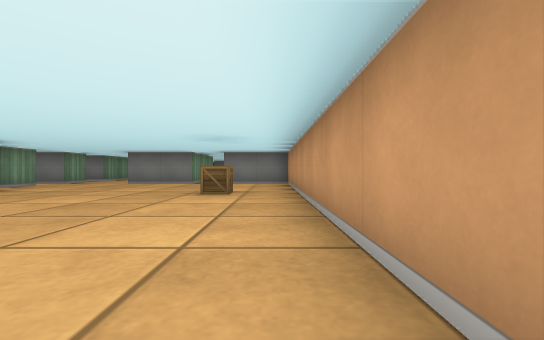
View 1 (above)

21 first-person views from a walk through a cub3D level. The camera is about half as high as the walls, looks level and sees 90° across. The floor is counted in squares. Each view is taken from the middle of a square. On the plan, view 1 faces up. The plan holds only what a view shows up to about 9 squares ahead; the rest is blank.

View 2
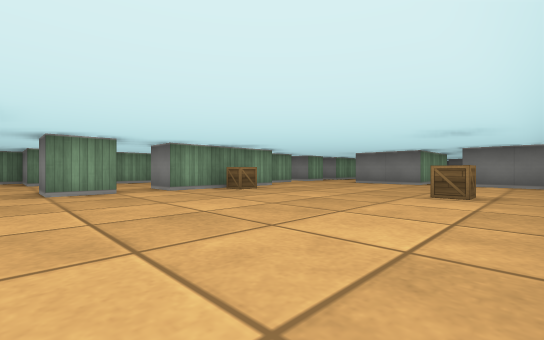

View 3
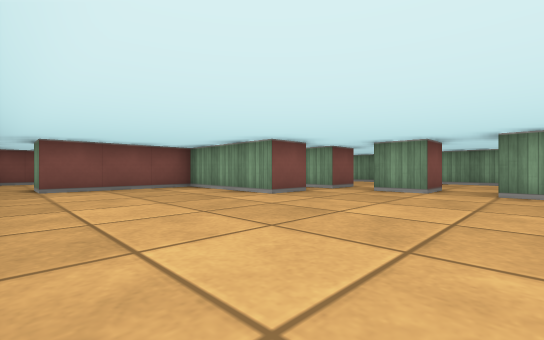

View 4
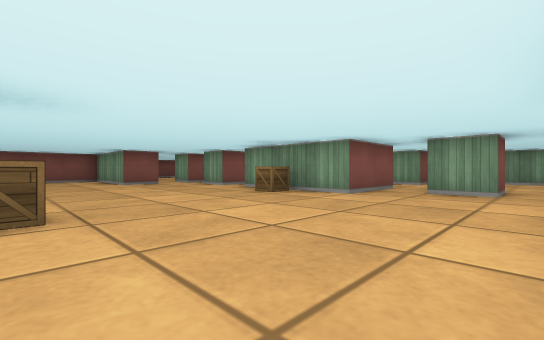

View 5
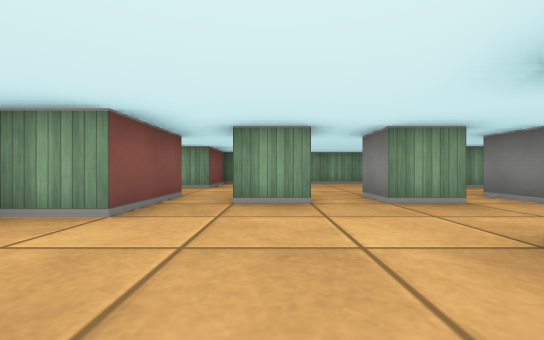

View 6
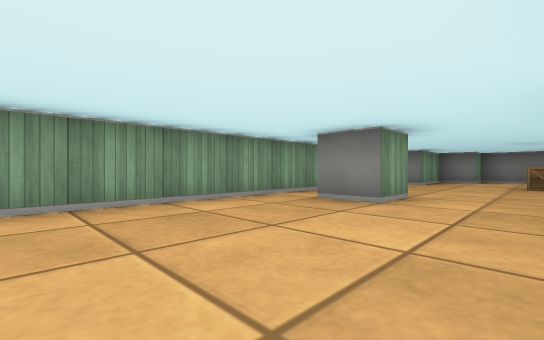

View 7
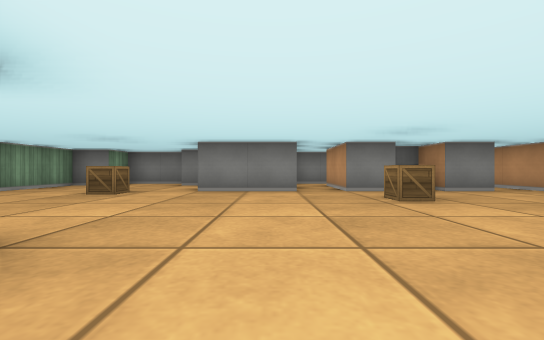

View 8
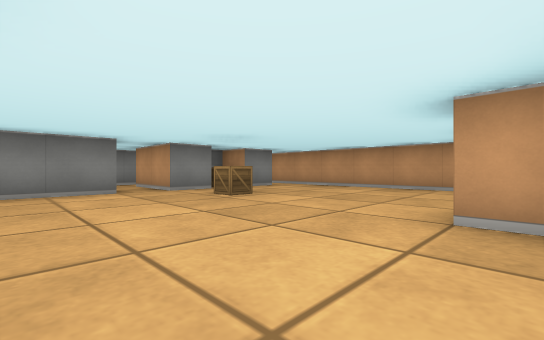

View 9
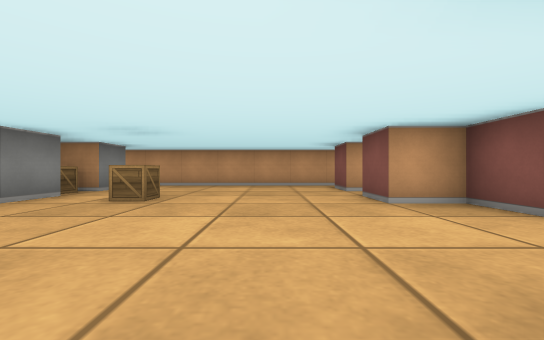

View 10
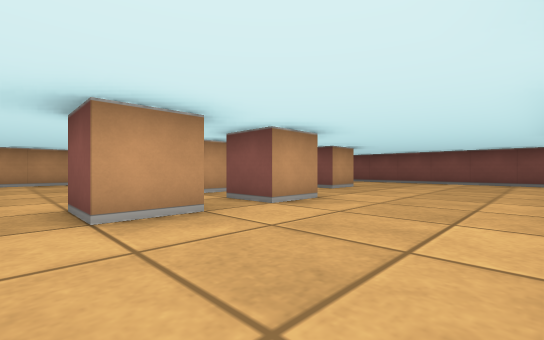

View 11
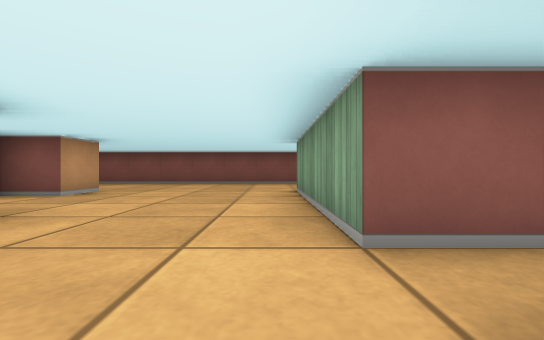

View 12
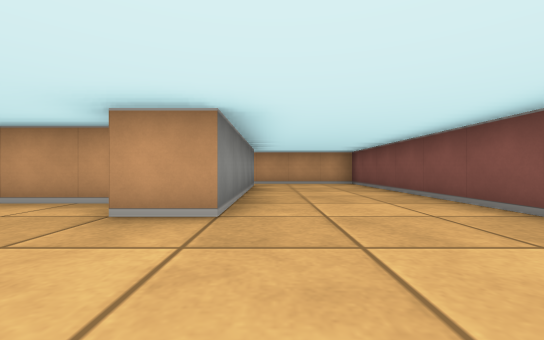

View 13
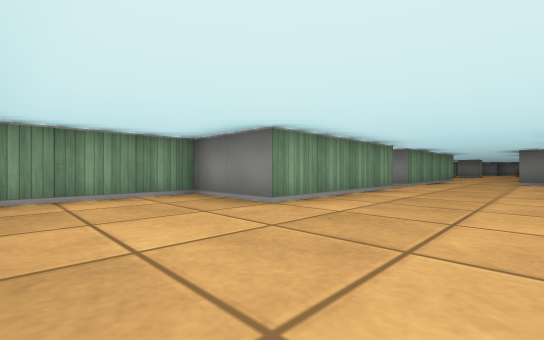

View 14
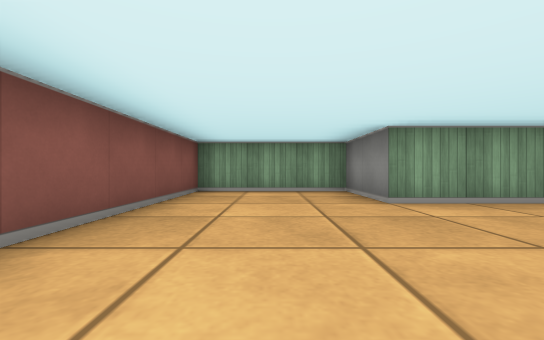

View 15
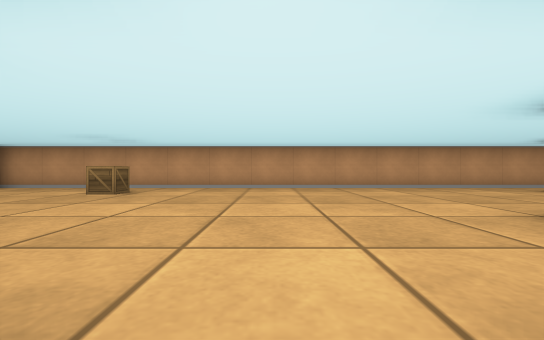

View 16
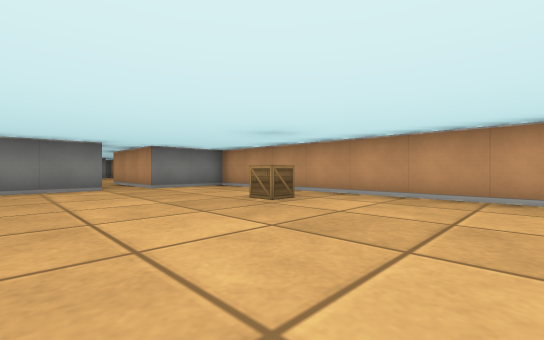

View 17
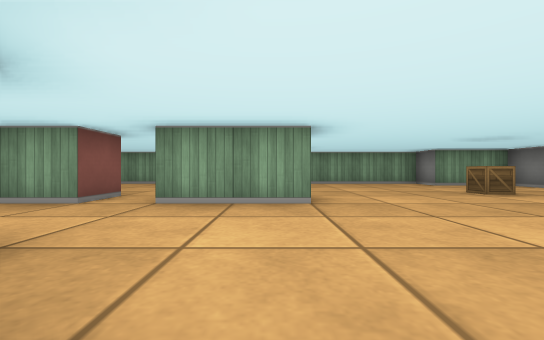

View 18
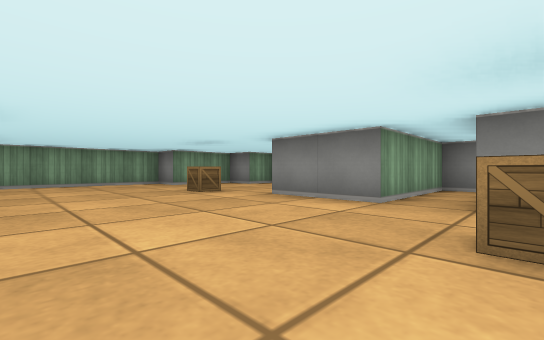

View 19
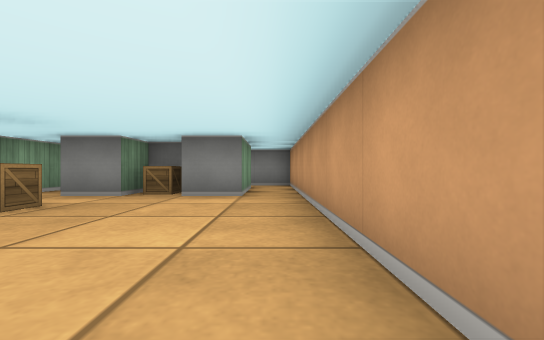

View 20
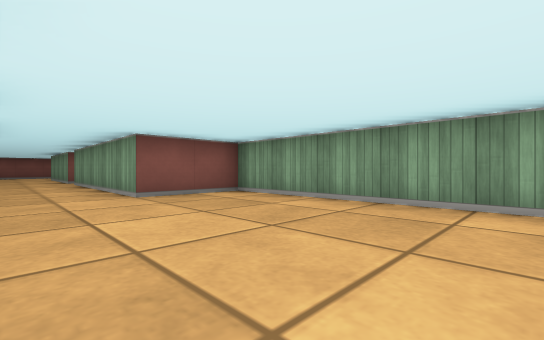

View 21
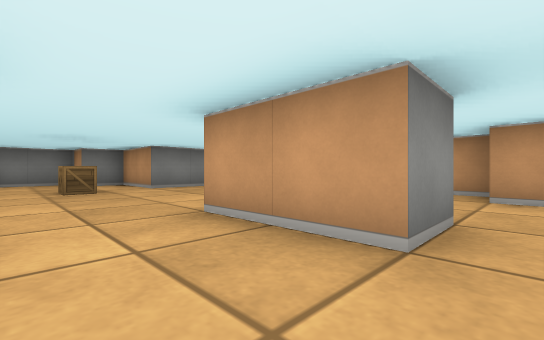

### Floor plan
Points are (right, up) in squares from view 1. A wall is a line through its corners. A room is listed if a view was taken in it or the views show most of it. See-through windows are left out.
Room 1 (views 1, 2, 3, 4, 5, 6, 7, 8, 9, 10, 11, 12, 13, 14, 15, 16, 17, 18, 19, 20, 21)
walls: (-7, 3.5) (-7.5, 3.5); (-7.5, 5.5) (-5.5, 5.5) (-5.5, 2.5) (-6.5, 2.5); (-7.4, 7.5) (-6.5, 7.5) (-6.5, 6.5); (-5.5, 1.5) (-5.5, 0.5) (-6.5, 0.5) (-6.5, 1.5) (-5.5, 1.5); (-4.5, 10) (-4.5, 10.5) (-3.5, 10.5) (-3.5, 11.5) (-2.5, 11.5); (-7.5, 9.5) (-6.5, 9.5) (-6.5, 8.5) (-7.5, 8.5); (-2.5, 10.1) (-2.5, 8.5) (-4.5, 8.5); (-6.5, -1.5) (-6.5, -0.5) (-5.5, -0.5) (-5.5, -1.4); (-6.5, 12.5) (-6.5, 10.5) (-7.5, 10.5) (-7.5, 12.5); (-10.5, -0.5) (-9.5, -0.5) (-9.5, -4.5) (-11.5, -4.5) (-11.5, -7.5) (0.5, -7.5) (0.5, 8.5) (-1.5, 8.5) (-1.5, 11.5) (-0.5, 11.5); (-4.5, -3) (-4.5, -0.5) (-3.5, -0.5) (-3.5, -3.5) (-0.5, -3.5) (-0.5, -4.5); (0.5, 11.2) (0.5, 16.6); (-9.5, 12.5) (-9.5, 11.5) (-10.5, 11.5); (-0.8, -4.5) (-5.5, -4.5) (-5.5, -3.5) (-4.5, -3.5); (-4.5, 16.5) (-6.5, 16.5) (-6.5, 18.5) (-7.5, 18.5) (-7.5, 19.5) (-9.5, 19.5) (-9.5, 18.5) (-10.5, 18.5) (-10.5, 16.5) (-11.5, 16.5) (-11.5, 5.5) (-9.5, 5.5) (-9.5, 0.5) (-11.5, 0.5) (-11.5, 0); (-0.5, 16.5) (-1.5, 16.5) (-1.5, 17.5) (-2.5, 17.5) (-2.5, 16.5) (-3.5, 16.5)
ways out: opening at (-4, 17.5) to room 2; opening at (0, 17.5) to room 2
objects: crate (-8, 16); crate (-5, 4); crate (-3, 15); crate (-2, 17); crate (-1, 5)
Room 2 (no view inside)
walls: (-3.1, 19.5) (-4.5, 19.5) (-4.5, 16.5); (-0.5, 18.2) (-0.5, 16.5); (-3.5, 16.5) (-3.5, 18.5); (0.5, 16.6) (0.5, 19.5) (-0.6, 19.5)
ways out: opening at (-4, 17.5) to room 1; opening at (0, 17.5) to room 1

Where each view was taken, in squares from view 1:
view 1: 0 up, 0 right, facing up
view 2: 0 up, 0 right, facing up-left
view 3: 3 up, 0 right, facing down-left
view 4: 8 up, 1 left, facing down-left
view 5: 7 up, 3 left, facing left
view 6: 8 up, 8 left, facing up-left
view 7: 11 up, 5 left, facing up
view 8: 11 up, 6 left, facing up-right
view 9: 13 up, 7 left, facing right
view 10: 2 up, 9 left, facing down-right
view 11: 1 up, 9 left, facing down
view 12: 5 down, 8 left, facing right
view 13: 7 down, 7 left, facing up-left
view 14: 6 down, 6 left, facing left
view 15: 2 up, 6 left, facing right
view 16: 2 up, 4 left, facing up-right
view 17: 12 up, 3 left, facing left
view 18: 13 up, 3 left, facing up-left
view 19: 12 up, 0 right, facing up
view 20: 10 up, 8 left, facing down-left
view 21: 10 up, 9 left, facing up-right
